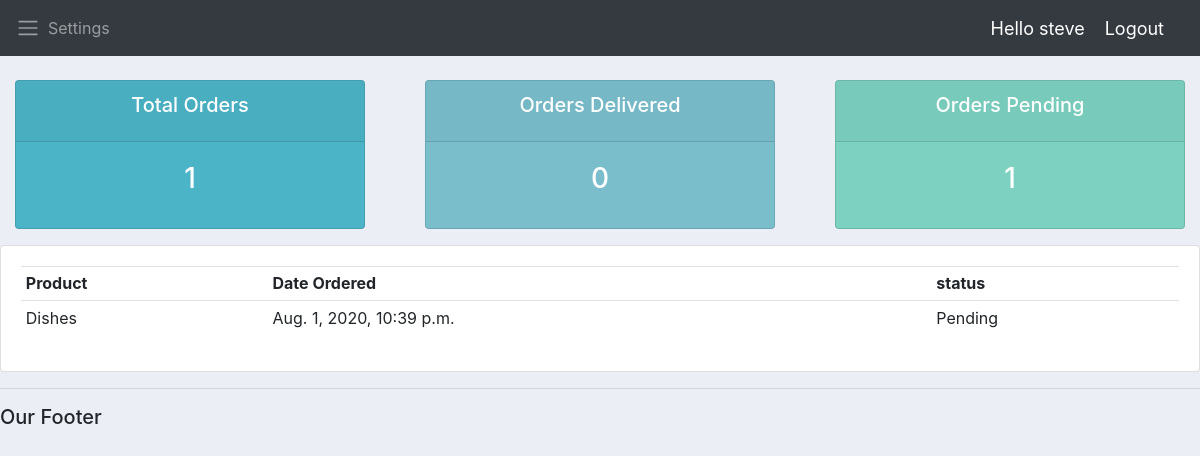
The app's page /user/ (signed in) with its own data.
### accounts/models.py (models this page shows)
class Order(models.Model):
    STATUS = (
			('Pending', 'Pending'),
			('Out for delivery', 'Out for delivery'),
			('Delivered', 'Delivered'),
			)
    customer = models.ForeignKey(Customer, null=True, on_delete=models.SET_NULL)
    product = models.ForeignKey(Product, null=True,on_delete=models.SET_NULL)
    date_created = models.DateTimeField(auto_now_add=True, null=True)
    status = models.CharField(max_length=200, null=True,choices=STATUS)
    def __str__(self):
        return self.product.name

class Product(models.Model):
    CATEGORY = (
			('Indoor', 'Indoor'),
			('Out Door', 'Out Door'),
			)
    name =  models.CharField(max_length=200, null=True)
    price = models.FloatField(null=True)
    category = models.CharField(max_length=200, null=True, choices=CATEGORY)
    description =  models.CharField(max_length=200, null=True,blank=True)
    date_created = models.DateTimeField(auto_now_add=True, null=True)
    tags = models.ManyToManyField(Tag)
    def __str__(self):
        return self.name

### accounts/decorators.py (the view)
        def wrapper_func(request, *args, **kwargs):
            group = None
            if request.user.groups.exists():
                group = request.user.groups.all()[0].name
            if group in allowed_roles:
                return view_func(request, *args, **kwargs)
            else:
                return HttpResponse("You are not authorized to view this page")

### accounts/views.py (called while the page is built)
@login_required(login_url='login')
@allowed_users(allowed_roles=['customer'])
def userPage(request):
    orders = request.user.customer.order_set.all()
    total_orders = orders.count()
    delivered = orders.filter(status='Delivered').count()
    pending = orders.filter(status='Pending').count()
    print('ORDERS', orders)
    context = {'orders': orders,
    'total_orders': total_orders, 'delivered': delivered,
    'pending':pending}
    return render(request, 'accounts/user.html',context)

### accounts/templates/accounts/user.html
{% extends 'accounts/main.html' %}
{% block content %}
{% include 'accounts/status.html' %}
<div class="row">
    <div class="col-md">
    <div class="card card-body">
            <table class="table table-sm">
                <tr>
                    <th>Product</th>
                    <th>Date Ordered</th>
                    <th>status</th>
                </tr>
                {% for order in orders %}
                <tr>
                    <td>{{order.product}}</td>
                    <td>{{order.date_created}}</td>
                    <td>{{order.status}}</td>
                {% endfor %}
            </table>
        </div>
    </div>
</div>
{% endblock content %}

### accounts/templates/accounts/navbar.html (shortened to what this page needs)
{% load static %}
<nav class="navbar navbar-expand-lg navbar-dark bg-dark">
      <span class="navbar-toggler-icon"></span>
    <div class="collapse navbar-collapse" id="navbarNav">
      <ul class="navbar-nav">
        {% if request.user.is_staff %}
        <li class="nav-item active">
          <a class="nav-link" href="{% url 'home' %}">Dashboard</a>
        </li>
        <li class="nav-item">
          <a class="nav-link" href="{% url 'products' %}">Products</a>
        </li>
        {% else %}
        <li class="nav-item">
          <a class="nav-link" href="{% url 'account' %}">Settings</a>
        </li>
        {% endif %}
      </ul>
    </div>
    <span class="hello-msg"> Hello {{request.user}}</span>
    <span ><a class="hello-msg" href="{% url 'logout' %}">Logout</a></span>
  </nav>

### static/css/main.css (style rules this page uses)
body { background-color: #ebeff5; }

### accounts/templates/accounts/navbar.html (style rules this page uses)
.hello-msg { font-size: 18px; color: #fff; margin-right: 20px; }

### records on screen
Order: product "Dishes", date_created "Aug. 1, 2020, 10:39 p.m.", status "Pending"

### other values on screen
{{ request.user }} "steve"
{{ total_orders }} "1"
{{ delivered }} "0"
{{ pending }} "1"
